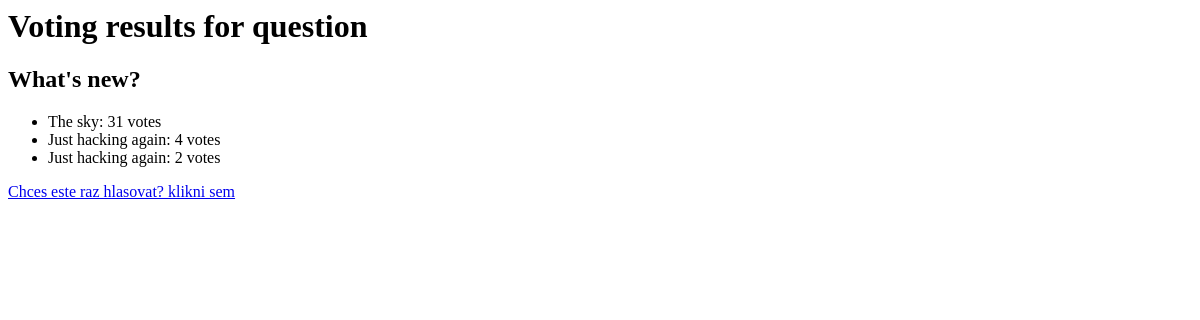
The page /polls/results/1/ on the database as committed earlier.
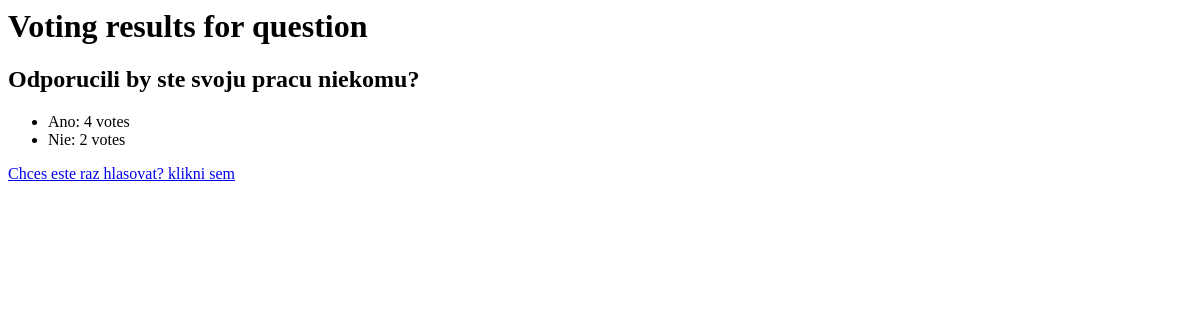
The same page on the database as committed later.
### polls/models.py (models this page shows, shortened)
class Question(models.Model):
    question_text = models.CharField(max_length=200)
    pub_date = models.DateTimeField("date published")
    Order = models.IntegerField()
    class QueType(models.TextChoices):
        Choice = "Choice", "Choice"
        Text = "Text", "Text Field"
        Integer = "Int", "Integer Field"
    question_type = models.CharField(
        max_length=200, choices=QueType.choices, default=QueType.Choice
    )
    def was_published_recently(self):
        return (
            timezone.now()
            >= self.pub_date
            >= timezone.now() - datetime.timedelta(days=1)
        )
    was_published_recently.admin_order_field = "pub_date"
    was_published_recently.short_description = "Published Recently?"
    was_published_recently.boolean = True

class Choice(models.Model):
    question = models.ForeignKey(Question, on_delete=models.CASCADE)
    choice_text = models.CharField(max_length=200)
    votes = models.IntegerField(default=0)

### polls/views.py (the view)
# urls.py: path("results/<int:pk>/", views.ResultsView.as_view(), name="result"),
class ResultsView(generic.DetailView):
    model = Question
    template_name = "polls/results.html"

### polls/templates/polls/results.html
<h1>Voting results for question</h1>
<h2>{{ question.question_text }}</h2>
<ul>
    {% for choice in question.choice_set.all %}
        <li>{{ choice.choice_text }}: {{ choice.votes }} vote{{ choice.votes|pluralize }}</li>
    {% endfor %}
</ul>
<a href="{% url 'polls:detail' question.id %}">Chces este raz hlasovat? klikni sem</a>

Rows that differ between the two databases and show on the page:
removed Choice: choice_text "Just hacking again", votes "2"
changed Question: question_text "What's new?" → "Odporucili by ste svoju pracu niekomu?"
changed Choice: choice_text "The sky" → "Ano"; votes "31" → "4"
changed Choice: choice_text "Just hacking again" → "Nie"; votes "4" → "2"
